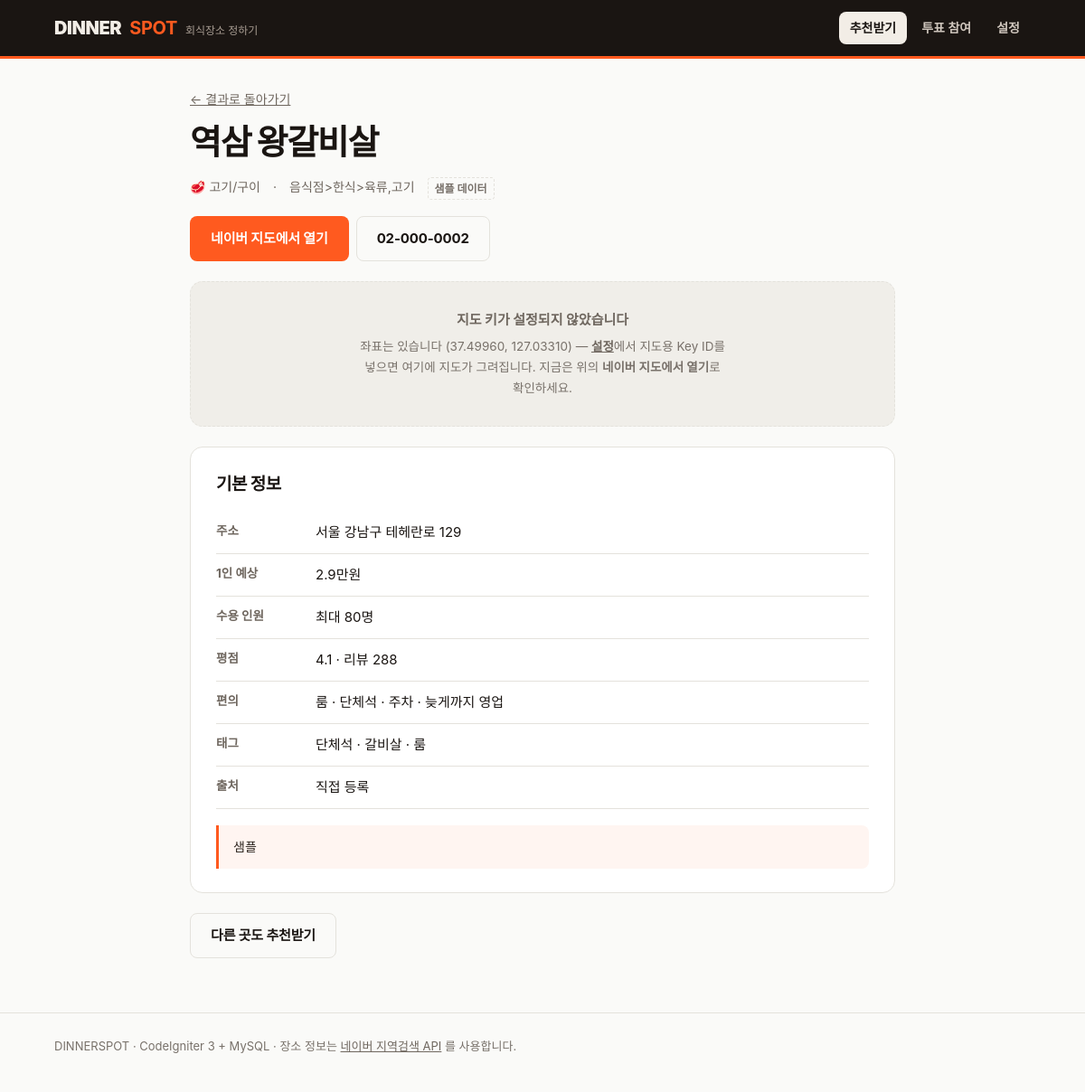
The app's page /place/2 with its own data.
### tables this page shows
CREATE TABLE `t_places` (
  `id`            BIGINT UNSIGNED NOT NULL AUTO_INCREMENT,
  `source`        ENUM('naver','manual') NOT NULL DEFAULT 'manual',
  `source_key`    VARCHAR(191) NOT NULL COMMENT '중복 판정 키 (naver: 상호+도로명주소 해시)',
  `name`          VARCHAR(150) NOT NULL,
   
   
   
   
   
   
  `category_code` VARCHAR(20)  NOT NULL DEFAULT 'etc',
  `category_raw`  VARCHAR(150) NOT NULL DEFAULT '' COMMENT '네이버 원본 분류 문자열',
  `address`       VARCHAR(255) NOT NULL DEFAULT '',
  `road_address`  VARCHAR(255) NOT NULL DEFAULT '',
  `phone`         VARCHAR(40)  NOT NULL DEFAULT '',
  `homepage`      VARCHAR(255) NOT NULL DEFAULT '',
  `lat`           DECIMAL(10,7) NOT NULL DEFAULT 0,
  `lng`           DECIMAL(10,7) NOT NULL DEFAULT 0,

   
  `avg_price`     INT UNSIGNED NOT NULL DEFAULT 0 COMMENT '1인당 평균 예상금액(원). 0=미상',
  `price_level`   TINYINT UNSIGNED NOT NULL DEFAULT 2 COMMENT '1 저렴 ~ 4 고가',
  `max_party`     SMALLINT UNSIGNED NOT NULL DEFAULT 0 COMMENT '최대 수용 인원. 0=미상',
  `has_room`      TINYINT(1) NOT NULL DEFAULT 0 COMMENT '룸/단체석',
  `has_parking`   TINYINT(1) NOT NULL DEFAULT 0,
  `open_late`     TINYINT(1) NOT NULL DEFAULT 0 COMMENT '23시 이후 영업',
  `no_alcohol`    TINYINT(1) NOT NULL DEFAULT 0 COMMENT '주류 미취급',
  `rating`        DECIMAL(3,2) NOT NULL DEFAULT 0 COMMENT '0.00 ~ 5.00. 네이버는 주지 않아 0',
  `review_count`  INT UNSIGNED NOT NULL DEFAULT 0,

   
   
   
  `naver_rank`    SMALLINT UNSIGNED NOT NULL DEFAULT 0 COMMENT '네이버 결과 내 순위 (1=최상위, 0=미상)',

   
   
  `attrs_verified` TINYINT(1) NOT NULL DEFAULT 0 COMMENT '1=속성이 실측값',

  `image_url`     VARCHAR(500) NOT NULL DEFAULT '',
  `tags`          VARCHAR(255) NOT NULL DEFAULT '' COMMENT '콤마구분 자유태그',
  `memo`          VARCHAR(500) NOT NULL DEFAULT '',

  `hit_count`     INT UNSIGNED NOT NULL DEFAULT 0 COMMENT '추천 노출 횟수',
  `pick_count`    INT UNSIGNED NOT NULL DEFAULT 0 COMMENT '투표 후보로 채택된 횟수',
  `is_active`     TINYINT(1) NOT NULL DEFAULT 1,
  `synced_at`     DATETIME NULL DEFAULT NULL COMMENT '네이버 최종 동기화 시각',
  `created_at`    DATETIME NOT NULL DEFAULT CURRENT_TIMESTAMP,
  `updated_at`    DATETIME NOT NULL DEFAULT CURRENT_TIMESTAMP ON UPDATE CURRENT_TIMESTAMP,

  PRIMARY KEY (`id`),
  UNIQUE KEY `uk_places_source` (`source`, `source_key`),
  KEY `idx_places_geo` (`lat`, `lng`),
  KEY `idx_places_cat` (`category_code`, `is_active`),
  KEY `idx_places_name` (`name`)
);

CREATE TABLE `t_categories` (
  `code`       VARCHAR(20)  NOT NULL COMMENT '내부 코드 (korean, bbq ...)',
  `label`      VARCHAR(40)  NOT NULL COMMENT '표시명 (한식, 고기/구이 ...)',
  `keywords`   VARCHAR(255) NOT NULL DEFAULT '' COMMENT '매칭 키워드 콤마구분',
  `emoji`      VARCHAR(10)  NOT NULL DEFAULT '',
  `sort_order` INT NOT NULL DEFAULT 0,
  PRIMARY KEY (`code`)
);

### application/core/MY_Controller.php (called while the page is built, shortened)
<?php
class MY_Controller extends CI_Controller {
	protected $layout_data = array(
		'title'      => 'DINNERSPOT · 회식장소 추천',
		'desc'       => '인원, 예산, 목적만 고르면 회식 장소를 골라주고 팀 투표까지.',
		'body_class' => '',
		'nav'        => 'home',
	);
	public function __construct()
	{
		$this->config->load('dinnerspot', TRUE, TRUE);
	}
	protected function render($view, array $data = array(), array $layout = array())
	{
		$layout = array_merge($this->layout_data, $layout);
		$layout['admin_enabled'] =
			((string) $this->config->item('admin_password', 'dinnerspot') !== '');
		$layout['content'] = $this->load->view($view, $data, TRUE);
		$this->load->view('layout/main', $layout);
	}
}

### application/controllers/Home.php (called while the page is built, shortened)
<?php
class Home extends MY_Controller {
	public function place($id)
	{
		$place = $this->place_model->get($id);
		$cat_map = $this->place_model->category_map();
		$cat     = isset($cat_map[$place['category_code']])
			? $cat_map[$place['category_code']]
			: NULL;
		$this->render('home/place', array(
			'place'   => $place,
			'cat'     => $cat,
			'map_key' => (string) $this->config->item('naver_map_key_id', 'dinnerspot'),
		), array(
			'title'      => $place['name'] . ' · DINNERSPOT',
			'nav'        => 'home',
			'body_class' => 'page-place',
		));
	}
}

### index.php (called while the page is built, shortened)
<?php
require_once BASEPATH.'core/CodeIgniter.php';

### application/models/Place_model.php (called while the page is built, shortened)
<?php
class Place_model extends CI_Model {
	protected $cat_cache = NULL;
	public function get($id)
	{
		$row = $this->db->where('id', (int) $id)->get('t_places')->row_array();
		return $row ?: NULL;
	}
	public function categories()
	{
		if ($this->cat_cache === NULL)
		{
			$this->cat_cache = $this->db
				->order_by('sort_order', 'ASC')
				->get('t_categories')
				->result_array();
		}
		return $this->cat_cache;
	}
	public function category_map()
	{
		$out = array();
		foreach ($this->categories() as $c)
		{
			$out[$c['code']] = $c;
		}
		return $out;
	}
}

### application/helpers/dinnerspot_helper.php (called while the page is built, shortened)
<?php
if ( ! function_exists('h'))
{
	function h($str)
	{
		return htmlspecialchars((string) $str, ENT_QUOTES, 'UTF-8');
	}
}
if ( ! function_exists('ds_asset'))
{
	function ds_asset($path)
	{
		$path = ltrim($path, '/');
		$full = FCPATH . 'assets/' . $path;
		$ver  = file_exists($full) ? filemtime($full) : time();
		return base_url('assets/' . $path) . '?v=' . $ver;
	}
}
if ( ! function_exists('ds_won'))
{
	function ds_won($amount)
	{
		$amount = (int) $amount;
		if ($amount >= 10000)
		{
			$man = round($amount / 10000, 1);
			$man = ($man == (int) $man) ? (int) $man : $man;
			return $man . '만원';
		}
		return number_format($amount) . '원';
	}
}
if ( ! function_exists('ds_strip_naver_tag'))
{
	function ds_strip_naver_tag($str)
	{
		$str = strip_tags((string) $str);
		return trim(html_entity_decode($str, ENT_QUOTES, 'UTF-8'));
	}
}
if ( ! function_exists('ds_locality_hint'))
{
	function ds_locality_hint($address)
	{
		$parts = preg_split('/\s+/u', trim((string) $address), -1, PREG_SPLIT_NO_EMPTY);
		$sido = preg_replace('/(특별자치[시도]|특별시|광역시|자치시|[시도])$/u', '', $parts[0]);
		$out  = ($sido !== '') ? array($sido) : array();
		for ($i = 1, $n = min(count($parts), 5); $i < $n; $i++)
		{
			$out[] = $parts[$i];
			if (preg_match('/[읍면동가리]\d*$/u', $parts[$i]))
			{
				break;
			}
		}
		return implode(' ', $out);
	}
}
if ( ! function_exists('ds_naver_map_url'))
{
	function ds_naver_map_url($name, $address = '')
	{
		$q = trim(preg_replace('/\s*[\(（][^\)）]*[\)）]\s*/u', ' ', ds_strip_naver_tag($name)));
		$q = ($q !== '') ? $q : ds_strip_naver_tag($name);
		$hint = ds_locality_hint($address);
		if ($hint !== '')
		{
			$add = array();
			foreach (explode(' ', $hint) as $t)
			{
				if ($t !== '' && mb_strpos($q, $t) === FALSE)
				{
					$add[] = $t;
				}
			}
			if ($add)
			{
				$q .= ' ' . implode(' ', $add);
			}
		}
		return 'https://map.naver.com/p/search/' . rawurlencode($q);
	}
}

### application/views/home/place.php (the view, shortened to what this page needs)
<?php
$addr = $place['road_address'] ?: $place['address'];
$has_geo = ( ! empty($place['lat']) && ! empty($place['lng']));
?>
<div class="wrap" style="max-width:820px">
	<section class="place-hero">
		<p style="margin:0 0 6px;color:var(--muted);font-size:14px">
			<a class="js-back" href="<?= base_url() ?>">← 결과로 돌아가기</a>
		</p>
		<h1><?= h($place['name']) ?></h1>
		<p class="crumbs">
			<span><?= h($cat ? $cat['emoji'] . ' ' . $cat['label'] : '기타') ?></span>
			<?php if ($place['category_raw']): ?>
				<span class="sep">·</span><span><?= h($place['category_raw']) ?></span>
			<?php endif; ?>
			<?php if (strpos((string) $place['memo'], '샘플') !== FALSE): ?>
				<span class="tag tag-sample">샘플 데이터</span>
			<?php endif; ?>
		</p>
		<div style="display:flex;gap:8px;margin-top:18px;flex-wrap:wrap">
			<a class="btn btn-ember" target="_blank" rel="noopener"
			   href="<?= h(ds_naver_map_url($place['name'], $place['address'] ?: $place['road_address'])) ?>">
				네이버 지도에서 열기
			</a>
			<?php if ($place['phone']): ?>
				<a class="btn btn-ghost" href="tel:<?= h($place['phone']) ?>"><?= h($place['phone']) ?></a>
			<?php endif; ?>
		</div>
	</section>
	<?php if ($has_geo && $map_key !== ''): ?>
		<div id="map" data-lat="<?= h($place['lat']) ?>" data-lng="<?= h($place['lng']) ?>"
		     data-name="<?= h($place['name']) ?>" style="margin-bottom:22px"></div>
		<p class="notice" id="map-fallback" hidden style="margin-top:0">
			네이버 지도 인증에 실패해 지도를 표시하지 못했습니다.
			<a href="<?= base_url('guide') ?>">설정</a>에서 Key ID와
			클라우드 플랫폼 콘솔의 <b>Dynamic Map 활성화</b>·<b>Web 서비스 URL에 <code>http://localhost</code> 등록</b>을
			확인하세요.
		</p>
	<?php elseif ($has_geo): ?>
		<div class="map-empty">
			<p class="map-empty-title">지도 키가 설정되지 않았습니다</p>
			<p class="map-empty-sub">
				좌표는 있습니다 (<span class="num"><?= h(number_format((float) $place['lat'], 5)) ?>,
				<?= h(number_format((float) $place['lng'], 5)) ?></span>) —
				<a href="<?= base_url('guide') ?>">설정</a>에서 지도용 Key ID를 넣으면 여기에 지도가 그려집니다.
				지금은 위의 <b>네이버 지도에서 열기</b>로 확인하세요.
			</p>
		</div>
	<?php endif; ?>
	<div class="panel">
		<h2>기본 정보</h2>
		<ul class="spec">
			<li><span class="k">주소</span><span><?= h($addr ?: '정보 없음') ?></span></li>
			<li><span class="k">1인 예상</span><span><?= h(ds_won($place['avg_price'])) ?></span></li>
			<li><span class="k">수용 인원</span><span><?= ((int) $place['max_party'] > 0) ? ('최대 ' . (int) $place['max_party'] . '명') : '정보 없음' ?></span></li>
			<li><span class="k">평점</span><span>
				<?php if ((float) $place['rating'] > 0): ?>
					<?= number_format((float) $place['rating'], 1) ?> · 리뷰 <?= number_format((int) $place['review_count']) ?>
				<?php else: ?>
					정보 없음
				<?php endif; ?>
			</span></li>
			<li><span class="k">편의</span><span>
				<?php
				$am = array();
				if ($place['has_room'])    $am[] = '룸 · 단체석';
				if ($place['has_parking']) $am[] = '주차';
				if ($place['open_late'])   $am[] = '늦게까지 영업';
				echo h($am ? implode(' · ', $am) : '정보 없음');
				?>
			</span></li>
			<?php if ($place['tags']): ?>
				<li><span class="k">태그</span><span><?= h(str_replace(',', ' · ', $place['tags'])) ?></span></li>
			<?php endif; ?>
			<li><span class="k">출처</span><span>
				<?= $place['source'] === 'naver' ? '네이버 지역검색' : '직접 등록' ?>
			</span></li>
		</ul>
		<?php if ($place['memo']): ?>
			<p class="notice" style="margin-bottom:0"><?= h($place['memo']) ?></p>
		<?php endif; ?>
	</div>
	<div style="margin:22px 0 60px">
		<a class="btn btn-ghost" href="<?= base_url() ?>">다른 곳도 추천받기</a>
	</div>
</div>

### application/views/layout/main.php (shortened to what this page needs)
<!doctype html>
<html lang="ko">
<head>
<link rel="stylesheet" href="<?= ds_asset('css/app.css') ?>">
</head>
<body class="<?= h($body_class) ?>">
<header class="signboard">
	<div class="wrap">
		<a class="brand" href="<?= base_url() ?>">
			DINNER<b>SPOT</b>
			<span>회식장소 정하기</span>
		</a>
		<nav>
			<a href="<?= base_url() ?>" class="<?= $nav === 'home' ? 'on' : '' ?>">추천받기</a>
			<a href="<?= base_url('vote') ?>" class="<?= $nav === 'vote' ? 'on' : '' ?>">투표 참여</a>
			<a href="<?= base_url('guide') ?>" class="<?= $nav === 'guide' ? 'on' : '' ?>">설정</a>
		</nav>
	</div>
</header>
<main>
<?= $content ?>
</main>
<footer class="foot">
	<div class="wrap">
		DINNERSPOT · CodeIgniter 3 + MySQL · 장소 정보는
		<a href="https://developers.naver.com/docs/serviceapi/search/local/local.md" target="_blank" rel="noopener">네이버 지역검색 API</a>
		를 사용합니다.
	</div>
</footer>
</body>
</html>

### assets/css/app.css (style rules this page uses)
:root { --char: #1A1512; --char-soft: #2C241E; --paper: #FAFAF8; --surface: #FFFFFF; --ember: #FF5A1F; --ember-dim: #E64A12; --soju: #2E8B6B; --soju-dim: #216C52; --steel: #E4E2DC; --steel-2: #F0EEE9; --muted: #6F675F; --muted-2: #78716A; --danger: #C2321F; --r-sm: 4px; --r: 8px; --r-lg: 14px; --w: 1120px; --sh-1: 0 1px 2px rgba(26, 21, 18, .06); --sh-2: 0 8px 28px rgba(26, 21, 18, .10); --font: "Pretendard Variable", Pretendard, -apple-system, BlinkMacSystemFont, "Apple SD Gothic Neo", "Malgun Gothic", system-ui, sans-serif; }
* { box-sizing: border-box; }
html { -webkit-text-size-adjust: 100%; }
body { margin: 0; background: var(--paper); color: var(--char); font-family: var(--font); font-size: 16px; line-height: 1.6; font-feature-settings: "tnum" 0; word-break: keep-all; }
a { color: inherit; }
.wrap { max-width: var(--w); margin: 0 auto; padding: 0 20px; }
.num { font-variant-numeric: tabular-nums; }
.signboard { background: var(--char); color: #F2EDE6; border-bottom: 3px solid var(--ember); }
.signboard .wrap { display: flex; align-items: center; justify-content: space-between; gap: 16px; min-height: 62px; }
.brand { display: inline-flex; align-items: baseline; gap: 9px; text-decoration: none; font-weight: 900; font-size: 20px; letter-spacing: -.02em; }
.brand b { color: var(--ember); }
.brand span { font-weight: 500; font-size: 12px; color: #A79C92; letter-spacing: 0; }
.signboard nav { display: flex; gap: 4px; align-items: center; }
.signboard nav a { text-decoration: none; font-size: 14px; font-weight: 600; color: #CFC6BD; padding: 7px 12px; border-radius: var(--r); }
.signboard nav a.on { color: var(--char); background: #F2EDE6; }
.btn { display: inline-flex; align-items: center; justify-content: center; gap: 8px; border: 1.5px solid transparent; border-radius: var(--r); padding: 12px 22px; font-size: 15px; font-weight: 700; letter-spacing: -.01em; text-decoration: none; cursor: pointer; background: var(--steel-2); color: var(--char); transition: background .12s, border-color .12s, transform .06s; }
.btn-ember { background: var(--ember); color: #fff; }
.btn-ghost { background: transparent; border-color: var(--steel); }
.crumbs { margin: 8px 0 0; color: var(--muted); font-size: 14px; display: flex; flex-wrap: wrap; gap: 6px 14px; }
.tag { font-size: 12px; font-weight: 700; color: var(--muted); border: 1px solid var(--steel); border-radius: var(--r-sm); padding: 2px 7px; }
.tag-sample { color: var(--muted-2); border-style: dashed; }
.panel { background: var(--surface); border: 1px solid var(--steel); border-radius: var(--r-lg); padding: 26px 28px; }
.panel h2 { margin: 0 0 14px; font-size: 19px; font-weight: 800; letter-spacing: -.025em; }
.notice { margin: 18px 0; padding: 13px 16px; border-left: 3px solid var(--ember); background: rgba(255, 90, 31, .06); border-radius: 0 var(--r) var(--r) 0; font-size: 14px; color: var(--char-soft); }
.place-hero { padding: 34px 0 22px; }
.place-hero h1 { margin: 0 0 8px; font-size: clamp(26px, 4vw, 38px); font-weight: 900; letter-spacing: -.035em; }
.spec { list-style: none; margin: 0; padding: 0; }
.spec li { display: grid; grid-template-columns: 96px 1fr; gap: 14px; padding: 11px 0; border-bottom: 1px solid var(--steel); font-size: 15px; }
.spec dt, .spec .k { color: var(--muted); font-size: 13.5px; font-weight: 700; }
.map-empty { border: 1px dashed var(--steel); border-radius: var(--r-lg); background: var(--steel-2); padding: 30px 24px; margin-bottom: 22px; text-align: center; }
.map-empty-title { margin: 0 0 6px; font-size: 15px; font-weight: 700; color: var(--muted); }
.map-empty-sub { margin: 0 auto; max-width: 52ch; font-size: 13.5px; line-height: 1.7; color: var(--muted-2); }
.map-empty-sub a { color: var(--muted); font-weight: 700; }
.foot { margin-top: 56px; padding: 26px 0 40px; border-top: 1px solid var(--steel); color: var(--muted-2); font-size: 13px; }
.foot a { color: var(--muted); }

### records on screen
t_places: name "역삼 왕갈비살", category_raw "음식점>한식>육류,고기", phone "02-000-0002", lat "37.49960", lng "127.03310", road_address "서울 강남구 테헤란로 129", avg_price "2.9만원", max_party "80", rating "4.1", review_count "288", tags "단체석 · 갈비살 · 룸", memo "샘플"
t_categories: emoji+label "🥩 고기/구이"

### other values on screen
$am ? implode(' · ', $am) : '정보 없음' "룸 · 단체석 · 주차 · 늦게까지 영업"
